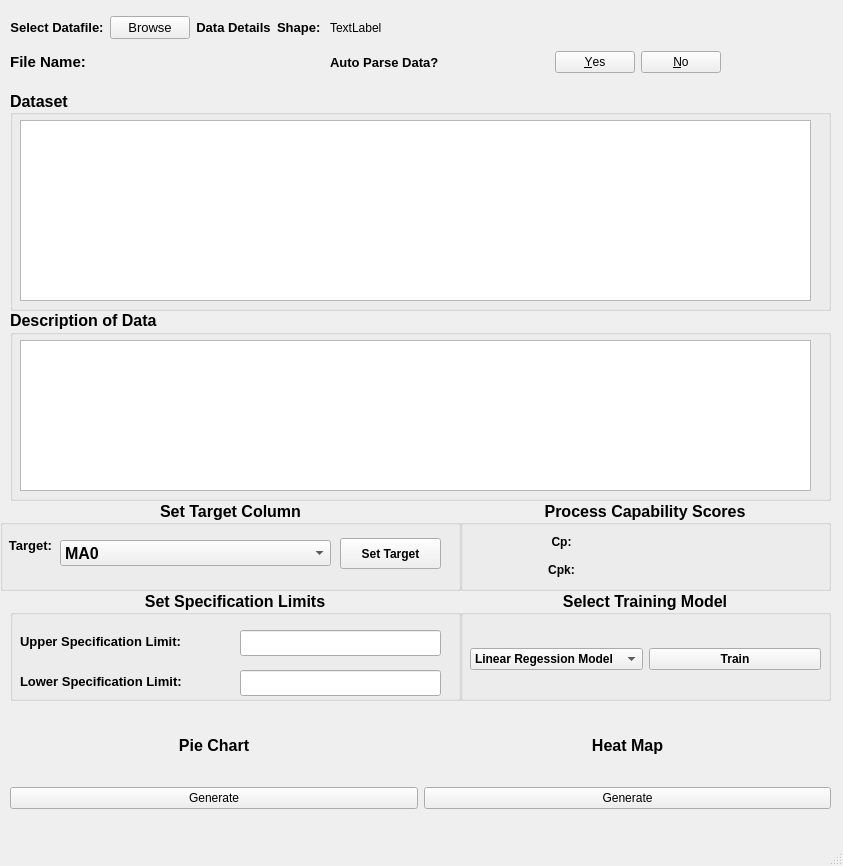
<?xml version="1.0" encoding="UTF-8"?>
<ui version="4.0">
 <class>MainWindow</class>
 <widget class="QMainWindow" name="MainWindow">
  <property name="geometry">
   <rect>
    <x>0</x>
    <y>0</y>
    <width>843</width>
    <height>866</height>
   </rect>
  </property>
  <property name="windowTitle">
   <string>MainWindow</string>
  </property>
  <widget class="QWidget" name="centralwidget">
   <widget class="QWidget" name="layoutWidget">
    <property name="geometry">
     <rect>
      <x>10</x>
      <y>710</y>
      <width>821</width>
      <height>99</height>
     </rect>
    </property>
    <layout class="QGridLayout" name="gridLayout_2">
     <item row="3" column="0">
      <widget class="QPushButton" name="pushButton_2">
       <property name="text">
        <string>Generate</string>
       </property>
      </widget>
     </item>
     <item row="2" column="1">
      <widget class="QLabel" name="label_9">
       <property name="font">
        <font>
         <pointsize>12</pointsize>
         <bold>true</bold>
        </font>
       </property>
       <property name="text">
        <string>Heat Map</string>
       </property>
       <property name="alignment">
        <set>Qt::AlignCenter</set>
       </property>
      </widget>
     </item>
     <item row="2" column="0">
      <widget class="QLabel" name="label_8">
       <property name="font">
        <font>
         <pointsize>12</pointsize>
         <bold>true</bold>
        </font>
       </property>
       <property name="text">
        <string>Pie Chart</string>
       </property>
       <property name="alignment">
        <set>Qt::AlignCenter</set>
       </property>
      </widget>
     </item>
     <item row="3" column="1">
      <widget class="QPushButton" name="pushButton_3">
       <property name="text">
        <string>Generate</string>
       </property>
      </widget>
     </item>
    </layout>
   </widget>
   <widget class="QGroupBox" name="groupBox">
    <property name="geometry">
     <rect>
      <x>0</x>
      <y>500</y>
      <width>461</width>
      <height>91</height>
     </rect>
    </property>
    <property name="font">
     <font>
      <pointsize>12</pointsize>
      <bold>true</bold>
     </font>
    </property>
    <property name="title">
     <string>Set Target Column</string>
    </property>
    <property name="alignment">
     <set>Qt::AlignCenter</set>
    </property>
    <widget class="QLabel" name="label_2">
     <property name="geometry">
      <rect>
       <x>0</x>
       <y>30</y>
       <width>61</width>
       <height>31</height>
      </rect>
     </property>
     <property name="font">
      <font>
       <pointsize>10</pointsize>
       <bold>true</bold>
      </font>
     </property>
     <property name="text">
      <string>Target:</string>
     </property>
     <property name="alignment">
      <set>Qt::AlignCenter</set>
     </property>
    </widget>
    <widget class="QComboBox" name="comboBox_2">
     <property name="geometry">
      <rect>
       <x>60</x>
       <y>40</y>
       <width>271</width>
       <height>26</height>
      </rect>
     </property>
     <item>
      <property name="text">
       <string>MA0</string>
      </property>
     </item>
     <item>
      <property name="text">
       <string>MA1</string>
      </property>
     </item>
     <item>
      <property name="text">
       <string>MA2</string>
      </property>
     </item>
    </widget>
    <widget class="QPushButton" name="pushButton">
     <property name="geometry">
      <rect>
       <x>340</x>
       <y>38</y>
       <width>101</width>
       <height>31</height>
      </rect>
     </property>
     <property name="font">
      <font>
       <pointsize>9</pointsize>
       <bold>true</bold>
      </font>
     </property>
     <property name="text">
      <string>Set Target</string>
     </property>
    </widget>
   </widget>
   <widget class="QGroupBox" name="groupBox_2">
    <property name="geometry">
     <rect>
      <x>10</x>
      <y>590</y>
      <width>451</width>
      <height>111</height>
     </rect>
    </property>
    <property name="font">
     <font>
      <pointsize>12</pointsize>
      <bold>true</bold>
     </font>
    </property>
    <property name="title">
     <string>Set Specification Limits</string>
    </property>
    <property name="alignment">
     <set>Qt::AlignCenter</set>
    </property>
    <widget class="QLabel" name="label_4">
     <property name="geometry">
      <rect>
       <x>10</x>
       <y>40</y>
       <width>211</width>
       <height>23</height>
      </rect>
     </property>
     <property name="font">
      <font>
       <pointsize>10</pointsize>
       <bold>true</bold>
      </font>
     </property>
     <property name="text">
      <string>Upper Specification Limit:</string>
     </property>
    </widget>
    <widget class="QLabel" name="label_5">
     <property name="geometry">
      <rect>
       <x>10</x>
       <y>80</y>
       <width>210</width>
       <height>23</height>
      </rect>
     </property>
     <property name="font">
      <font>
       <pointsize>10</pointsize>
       <bold>true</bold>
      </font>
     </property>
     <property name="text">
      <string>Lower Specification Limit:</string>
     </property>
    </widget>
    <widget class="QLineEdit" name="lineEdit">
     <property name="geometry">
      <rect>
       <x>230</x>
       <y>40</y>
       <width>201</width>
       <height>26</height>
      </rect>
     </property>
     <property name="sizePolicy">
      <sizepolicy hsizetype="Minimum" vsizetype="Fixed">
       <horstretch>0</horstretch>
       <verstretch>0</verstretch>
      </sizepolicy>
     </property>
     <property name="maximumSize">
      <size>
       <width>16777212</width>
       <height>16777215</height>
      </size>
     </property>
    </widget>
    <widget class="QLineEdit" name="lineEdit_2">
     <property name="geometry">
      <rect>
       <x>230</x>
       <y>80</y>
       <width>201</width>
       <height>26</height>
      </rect>
     </property>
     <property name="sizePolicy">
      <sizepolicy hsizetype="Minimum" vsizetype="Fixed">
       <horstretch>0</horstretch>
       <verstretch>0</verstretch>
      </sizepolicy>
     </property>
    </widget>
   </widget>
   <widget class="QGroupBox" name="groupBox_3">
    <property name="geometry">
     <rect>
      <x>460</x>
      <y>500</y>
      <width>371</width>
      <height>91</height>
     </rect>
    </property>
    <property name="font">
     <font>
      <pointsize>12</pointsize>
      <bold>true</bold>
     </font>
    </property>
    <property name="title">
     <string>Process Capability Scores</string>
    </property>
    <property name="alignment">
     <set>Qt::AlignCenter</set>
    </property>
    <widget class="QWidget" name="">
     <property name="geometry">
      <rect>
       <x>20</x>
       <y>30</y>
       <width>331</width>
       <height>51</height>
      </rect>
     </property>
     <layout class="QGridLayout" name="gridLayout_3">
      <item row="1" column="0">
       <widget class="QLabel" name="label_16">
        <property name="font">
         <font>
          <pointsize>9</pointsize>
          <bold>true</bold>
         </font>
        </property>
        <property name="text">
         <string>Cpk:</string>
        </property>
        <property name="alignment">
         <set>Qt::AlignCenter</set>
        </property>
       </widget>
      </item>
      <item row="0" column="0">
       <widget class="QLabel" name="label_15">
        <property name="font">
         <font>
          <pointsize>9</pointsize>
          <bold>true</bold>
         </font>
        </property>
        <property name="text">
         <string>Cp:</string>
        </property>
        <property name="alignment">
         <set>Qt::AlignCenter</set>
        </property>
       </widget>
      </item>
      <item row="0" column="1">
       <widget class="QLabel" name="Cpscore">
        <property name="text">
         <string/>
        </property>
       </widget>
      </item>
      <item row="1" column="1">
       <widget class="QLabel" name="cpkscore">
        <property name="text">
         <string/>
        </property>
       </widget>
      </item>
     </layout>
    </widget>
   </widget>
   <widget class="QGroupBox" name="groupBox_4">
    <property name="geometry">
     <rect>
      <x>10</x>
      <y>90</y>
      <width>821</width>
      <height>221</height>
     </rect>
    </property>
    <property name="font">
     <font>
      <pointsize>12</pointsize>
      <bold>true</bold>
     </font>
    </property>
    <property name="title">
     <string>Dataset</string>
    </property>
    <property name="alignment">
     <set>Qt::AlignLeading|Qt::AlignLeft|Qt::AlignVCenter</set>
    </property>
    <widget class="QTableWidget" name="tableWidget">
     <property name="geometry">
      <rect>
       <x>10</x>
       <y>30</y>
       <width>791</width>
       <height>181</height>
      </rect>
     </property>
    </widget>
   </widget>
   <widget class="QGroupBox" name="groupBox_5">
    <property name="geometry">
     <rect>
      <x>10</x>
      <y>310</y>
      <width>821</width>
      <height>191</height>
     </rect>
    </property>
    <property name="font">
     <font>
      <pointsize>12</pointsize>
      <bold>true</bold>
     </font>
    </property>
    <property name="title">
     <string>Description of Data</string>
    </property>
    <widget class="QTableView" name="tableView">
     <property name="geometry">
      <rect>
       <x>10</x>
       <y>30</y>
       <width>791</width>
       <height>151</height>
      </rect>
     </property>
    </widget>
   </widget>
   <widget class="QWidget" name="layoutWidget">
    <property name="geometry">
     <rect>
      <x>10</x>
      <y>10</y>
      <width>821</width>
      <height>70</height>
     </rect>
    </property>
    <layout class="QGridLayout" name="gridLayout">
     <item row="0" column="0" colspan="2">
      <widget class="QLabel" name="label">
       <property name="font">
        <font>
         <pointsize>10</pointsize>
         <bold>true</bold>
        </font>
       </property>
       <property name="text">
        <string>Select Datafile:</string>
       </property>
       <property name="alignment">
        <set>Qt::AlignCenter</set>
       </property>
      </widget>
     </item>
     <item row="0" column="2">
      <widget class="QPushButton" name="Browse">
       <property name="font">
        <font>
         <pointsize>10</pointsize>
        </font>
       </property>
       <property name="text">
        <string>Browse</string>
       </property>
      </widget>
     </item>
     <item row="0" column="3">
      <widget class="QLabel" name="label_6">
       <property name="font">
        <font>
         <pointsize>10</pointsize>
         <bold>true</bold>
        </font>
       </property>
       <property name="text">
        <string>Data Details</string>
       </property>
       <property name="alignment">
        <set>Qt::AlignCenter</set>
       </property>
      </widget>
     </item>
     <item row="1" column="1" colspan="4">
      <widget class="QLabel" name="label_17">
       <property name="text">
        <string/>
       </property>
      </widget>
     </item>
     <item row="1" column="5">
      <widget class="QLabel" name="label_19">
       <property name="font">
        <font>
         <pointsize>10</pointsize>
         <bold>true</bold>
        </font>
       </property>
       <property name="text">
        <string>Auto Parse Data?</string>
       </property>
      </widget>
     </item>
     <item row="0" column="4">
      <widget class="QLabel" name="label_7">
       <property name="font">
        <font>
         <pointsize>10</pointsize>
         <italic>false</italic>
         <bold>true</bold>
        </font>
       </property>
       <property name="text">
        <string>Shape: </string>
       </property>
       <property name="alignment">
        <set>Qt::AlignCenter</set>
       </property>
      </widget>
     </item>
     <item row="0" column="5" colspan="2">
      <widget class="QLabel" name="label_18">
       <property name="text">
        <string>TextLabel</string>
       </property>
      </widget>
     </item>
     <item row="1" column="0">
      <widget class="QLabel" name="filename">
       <property name="font">
        <font>
         <pointsize>11</pointsize>
         <bold>true</bold>
        </font>
       </property>
       <property name="text">
        <string>File Name:</string>
       </property>
       <property name="alignment">
        <set>Qt::AlignCenter</set>
       </property>
      </widget>
     </item>
     <item row="1" column="6">
      <widget class="QDialogButtonBox" name="buttonBox">
       <property name="standardButtons">
        <set>QDialogButtonBox::No|QDialogButtonBox::Yes</set>
       </property>
       <property name="centerButtons">
        <bool>true</bool>
       </property>
      </widget>
     </item>
    </layout>
   </widget>
   <widget class="QGroupBox" name="groupBox_6">
    <property name="geometry">
     <rect>
      <x>460</x>
      <y>590</y>
      <width>371</width>
      <height>111</height>
     </rect>
    </property>
    <property name="font">
     <font>
      <pointsize>12</pointsize>
      <bold>true</bold>
     </font>
    </property>
    <property name="title">
     <string>Select Training Model</string>
    </property>
    <property name="alignment">
     <set>Qt::AlignCenter</set>
    </property>
    <widget class="QWidget" name="">
     <property name="geometry">
      <rect>
       <x>10</x>
       <y>50</y>
       <width>351</width>
       <height>38</height>
      </rect>
     </property>
     <layout class="QGridLayout" name="gridLayout_4">
      <item row="0" column="0">
       <widget class="QComboBox" name="comboBox">
        <property name="font">
         <font>
          <pointsize>9</pointsize>
          <bold>true</bold>
         </font>
        </property>
        <item>
         <property name="text">
          <string>Linear Regession Model</string>
         </property>
        </item>
        <item>
         <property name="text">
          <string>Process Capability</string>
         </property>
        </item>
        <item>
         <property name="text">
          <string>Test</string>
         </property>
        </item>
        <item>
         <property name="text">
          <string>Test2</string>
         </property>
        </item>
       </widget>
      </item>
      <item row="0" column="1">
       <widget class="QPushButton" name="pushButton_4">
        <property name="font">
         <font>
          <pointsize>9</pointsize>
          <bold>true</bold>
         </font>
        </property>
        <property name="text">
         <string>Train</string>
        </property>
       </widget>
      </item>
     </layout>
    </widget>
   </widget>
  </widget>
  <widget class="QMenuBar" name="menubar">
   <property name="geometry">
    <rect>
     <x>0</x>
     <y>0</y>
     <width>843</width>
     <height>26</height>
    </rect>
   </property>
  </widget>
  <widget class="QStatusBar" name="statusbar"/>
 </widget>
 <resources/>
 <connections/>
</ui>
